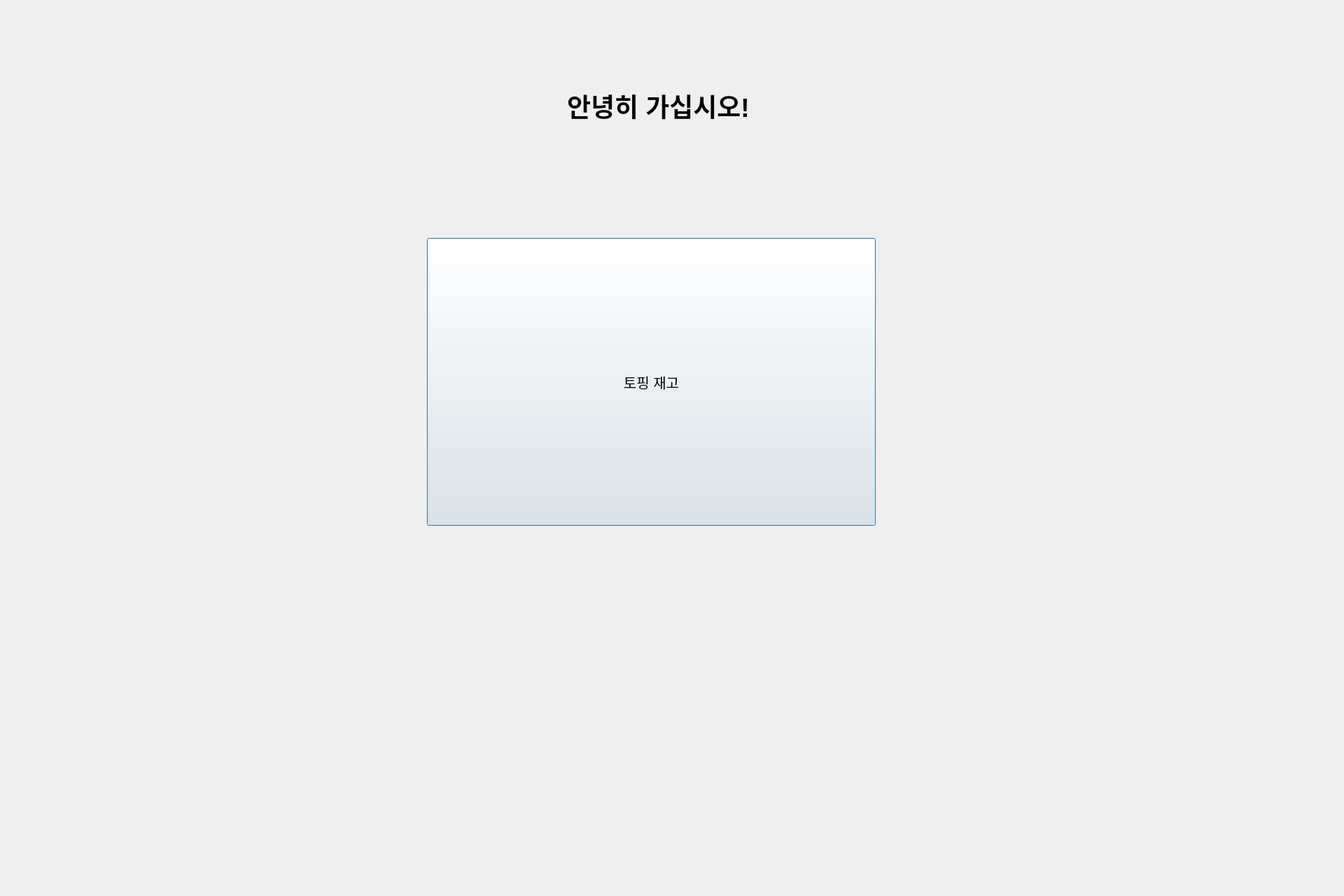
<?xml version="1.0" encoding="UTF-8"?>
<ui version="4.0">
 <class>Dialog</class>
 <widget class="QDialog" name="Dialog">
  <property name="geometry">
   <rect>
    <x>0</x>
    <y>0</y>
    <width>1920</width>
    <height>1280</height>
   </rect>
  </property>
  <property name="font">
   <font>
    <pointsize>15</pointsize>
   </font>
  </property>
  <property name="windowTitle">
   <string>Dialog</string>
  </property>
  <widget class="QLabel" name="label">
   <property name="geometry">
    <rect>
     <x>810</x>
     <y>70</y>
     <width>311</width>
     <height>161</height>
    </rect>
   </property>
   <property name="font">
    <font>
     <pointsize>28</pointsize>
     <weight>75</weight>
     <bold>true</bold>
    </font>
   </property>
   <property name="text">
    <string>안녕히 가십시오!</string>
   </property>
  </widget>
  <widget class="QPushButton" name="pushButton_8">
   <property name="geometry">
    <rect>
     <x>610</x>
     <y>340</y>
     <width>641</width>
     <height>411</height>
    </rect>
   </property>
   <property name="font">
    <font>
     <pointsize>15</pointsize>
    </font>
   </property>
   <property name="text">
    <string>토핑 재고</string>
   </property>
  </widget>
 </widget>
 <resources/>
 <connections/>
</ui>
